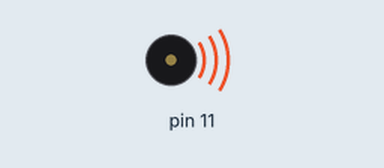
Recording of a sketch running on a simulated Arduino Uno, built with avr-gcc and run on an emulated ATmega328P. Parts: buzzer (waves = sounding).

Above: at 0.1 s.
At 76.1 s:
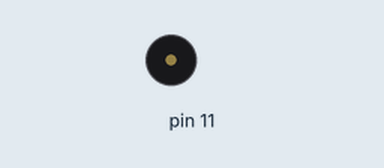
Timing chart, 0 to 77.6 s (numbered marks = the images above):
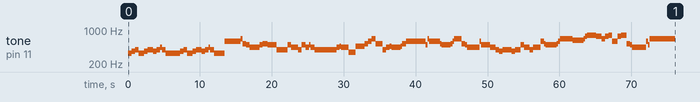

The sketch:

Dragon_Ball_Z_boku_tachi_wa_tenshi_song.ino
```cpp
void song(int buzzerPin){

  tone(buzzerPin, 330);
  delay(249);
  noTone(buzzerPin);

  tone(buzzerPin, 330);
  delay(249);
  noTone(buzzerPin);

  tone(buzzerPin, 370);
  delay(499);
  noTone(buzzerPin);

  tone(buzzerPin, 392);
  delay(499);
  noTone(buzzerPin);

  tone(buzzerPin, 330);
  delay(249);
  noTone(buzzerPin);

  tone(buzzerPin, 330);
  delay(249);
  noTone(buzzerPin);

  tone(buzzerPin, 330);
  delay(249);
  noTone(buzzerPin);

  tone(buzzerPin, 370);
  delay(499);
  noTone(buzzerPin);

  tone(buzzerPin, 392);
  delay(749);
  noTone(buzzerPin);

  tone(buzzerPin, 370);
  delay(499);
  noTone(buzzerPin);

  tone(buzzerPin, 392);
  delay(499);
  noTone(buzzerPin);

  tone(buzzerPin, 440);
  delay(249);
  noTone(buzzerPin);

  tone(buzzerPin, 392);
  delay(499);
  noTone(buzzerPin);

  tone(buzzerPin, 330);
  delay(249);
  noTone(buzzerPin);

  tone(buzzerPin, 330);
  delay(249);
  noTone(buzzerPin);

  tone(buzzerPin, 330);
  delay(999);
  noTone(buzzerPin);

  tone(buzzerPin, 330);
  delay(249);
  noTone(buzzerPin);

  tone(buzzerPin, 330);
  delay(249);
  noTone(buzzerPin);

  tone(buzzerPin, 370);
  delay(499);
  noTone(buzzerPin);

  tone(buzzerPin, 392);
  delay(499);
  noTone(buzzerPin);

  tone(buzzerPin, 330);
  delay(249);
  noTone(buzzerPin);

  tone(buzzerPin, 330);
  delay(249);
  noTone(buzzerPin);

  tone(buzzerPin, 330);
  delay(249);
  noTone(buzzerPin);

  tone(buzzerPin, 370);
  delay(499);
  noTone(buzzerPin);

  tone(buzzerPin, 392);
  delay(749);
  noTone(buzzerPin);

  tone(buzzerPin, 370);
  delay(499);
  noTone(buzzerPin);

  tone(buzzerPin, 392);
  delay(499);
  noTone(buzzerPin);

  tone(buzzerPin, 440);
  delay(249);
  noTone(buzzerPin);

  tone(buzzerPin, 392);
  delay(499);
  noTone(buzzerPin);

  tone(buzzerPin, 330);
  delay(249);
  noTone(buzzerPin);

  tone(buzzerPin, 330);
  delay(249);
  noTone(buzzerPin);

  tone(buzzerPin, 330);
  delay(999);
  noTone(buzzerPin);

  tone(buzzerPin, 587);
  delay(249);
  noTone(buzzerPin);

  tone(buzzerPin, 587);
  delay(249);
  noTone(buzzerPin);

  tone(buzzerPin, 587);
  delay(499);
  noTone(buzzerPin);

  tone(buzzerPin, 587);
  delay(249);
  noTone(buzzerPin);

  tone(buzzerPin, 587);
  delay(249);
  noTone(buzzerPin);

  tone(buzzerPin, 587);
  delay(249);
  noTone(buzzerPin);

  tone(buzzerPin, 587);
  delay(499);
  noTone(buzzerPin);

  tone(buzzerPin, 659);
  delay(249);
  noTone(buzzerPin);

  tone(buzzerPin, 523);
  delay(499);
  noTone(buzzerPin);

  tone(buzzerPin, 494);
  delay(499);
  noTone(buzzerPin);

  tone(buzzerPin, 440);
  delay(999);
  noTone(buzzerPin);

  tone(buzzerPin, 440);
  delay(374);
  noTone(buzzerPin);

  tone(buzzerPin, 494);
  delay(374);
  noTone(buzzerPin);

  tone(buzzerPin, 523);
  delay(249);
  noTone(buzzerPin);

  tone(buzzerPin, 523);
  delay(499);
  noTone(buzzerPin);

  tone(buzzerPin, 494);
  delay(249);
  noTone(buzzerPin);

  tone(buzzerPin, 494);
  delay(999);
  noTone(buzzerPin);

  tone(buzzerPin, 392);
  delay(499);
  noTone(buzzerPin);

  tone(buzzerPin, 392);
  delay(249);
  noTone(buzzerPin);

  tone(buzzerPin, 392);
  delay(249);
  noTone(buzzerPin);

  tone(buzzerPin, 392);
  delay(249);
  noTone(buzzerPin);

  tone(buzzerPin, 392);
  delay(249);
  noTone(buzzerPin);

  tone(buzzerPin, 494);
  delay(499);
  noTone(buzzerPin);

  tone(buzzerPin, 440);
  delay(499);
  noTone(buzzerPin);

  tone(buzzerPin, 440);
  delay(499);
  noTone(buzzerPin);

  tone(buzzerPin, 392);
  delay(499);
  noTone(buzzerPin);

  tone(buzzerPin, 494);
  delay(499);
  noTone(buzzerPin);

  tone(buzzerPin, 440);
  delay(249);
  noTone(buzzerPin);

  tone(buzzerPin, 440);
  delay(249);
  noTone(buzzerPin);

  tone(buzzerPin, 494);
  delay(249);
  noTone(buzzerPin);

  tone(buzzerPin, 440);
  delay(499);
  noTone(buzzerPin);

  tone(buzzerPin, 392);
  delay(249);
  noTone(buzzerPin);

  tone(buzzerPin, 392);
  delay(1499);
  noTone(buzzerPin);

  tone(buzzerPin, 392);
  delay(999);
  noTone(buzzerPin);

  tone(buzzerPin, 392);
  delay(374);
  noTone(buzzerPin);

  tone(buzzerPin, 440);
  delay(374);
  noTone(buzzerPin);

  tone(buzzerPin, 466);
  delay(249);
  noTone(buzzerPin);

  tone(buzzerPin, 440);
  delay(999);
  noTone(buzzerPin);

  tone(buzzerPin, 349);
  delay(999);
  noTone(buzzerPin);

  tone(buzzerPin, 466);
  delay(499);
  noTone(buzzerPin);

  tone(buzzerPin, 466);
  delay(249);
  noTone(buzzerPin);

  tone(buzzerPin, 466);
  delay(499);
  noTone(buzzerPin);

  tone(buzzerPin, 523);
  delay(499);
  noTone(buzzerPin);

  tone(buzzerPin, 587);
  delay(499);
  noTone(buzzerPin);

  tone(buzzerPin, 659);
  delay(499);
  noTone(buzzerPin);

  tone(buzzerPin, 523);
  delay(999);
  noTone(buzzerPin);

  tone(buzzerPin, 392);
  delay(499);
  noTone(buzzerPin);

  tone(buzzerPin, 440);
  delay(499);
  noTone(buzzerPin);

  tone(buzzerPin, 466);
  delay(249);
  noTone(buzzerPin);

  tone(buzzerPin, 440);
  delay(499);
  noTone(buzzerPin);

  tone(buzzerPin, 440);
  delay(249);
  noTone(buzzerPin);

  tone(buzzerPin, 440);
  delay(249);
  noTone(buzzerPin);

  tone(buzzerPin, 440);
  delay(249);
  noTone(buzzerPin);

  tone(buzzerPin, 466);
  delay(249);
  noTone(buzzerPin);

  tone(buzzerPin, 523);
  delay(499);
  noTone(buzzerPin);

  tone(buzzerPin, 587);
  delay(2499);
  noTone(buzzerPin);

  tone(buzzerPin, 587);
  delay(249);
  noTone(buzzerPin);

  tone(buzzerPin, 494);
  delay(249);
  noTone(buzzerPin);

  tone(buzzerPin, 659);
  delay(249);
  noTone(buzzerPin);

  tone(buzzerPin, 587);
  delay(499);
  noTone(buzzerPin);

  tone(buzzerPin, 587);
  delay(499);
  noTone(buzzerPin);

  tone(buzzerPin, 587);
  delay(249);
  noTone(buzzerPin);

  tone(buzzerPin, 587);
  delay(249);
  noTone(buzzerPin);

  tone(buzzerPin, 523);
  delay(249);
  noTone(buzzerPin);

  tone(buzzerPin, 494);
  delay(499);
  noTone(buzzerPin);

  tone(buzzerPin, 494);
  delay(499);
  noTone(buzzerPin);

  tone(buzzerPin, 494);
  delay(249);
  noTone(buzzerPin);

  tone(buzzerPin, 523);
  delay(249);
  noTone(buzzerPin);

  tone(buzzerPin, 587);
  delay(249);
  noTone(buzzerPin);

  tone(buzzerPin, 659);
  delay(999);
  noTone(buzzerPin);

  tone(buzzerPin, 523);
  delay(499);
  noTone(buzzerPin);

  tone(buzzerPin, 494);
  delay(249);
  noTone(buzzerPin);

  tone(buzzerPin, 440);
  delay(499);
  noTone(buzzerPin);

  tone(buzzerPin, 440);
  delay(249);
  noTone(buzzerPin);

  tone(buzzerPin, 440);
  delay(249);
  noTone(buzzerPin);

  tone(buzzerPin, 440);
  delay(249);
  noTone(buzzerPin);

  tone(buzzerPin, 440);
  delay(249);
  noTone(buzzerPin);

  tone(buzzerPin, 440);
  delay(249);
  noTone(buzzerPin);

  tone(buzzerPin, 587);
  delay(249);
  noTone(buzzerPin);

  tone(buzzerPin, 494);
  delay(999);
  noTone(buzzerPin);

  tone(buzzerPin, 494);
  delay(249);
  noTone(buzzerPin);

  tone(buzzerPin, 440);
  delay(749);
  noTone(buzzerPin);

  tone(buzzerPin, 392);
  delay(499);
  noTone(buzzerPin);

  tone(buzzerPin, 370);
  delay(499);
  noTone(buzzerPin);

  tone(buzzerPin, 392);
  delay(249);
  noTone(buzzerPin);

  tone(buzzerPin, 392);
  delay(499);
  noTone(buzzerPin);

  tone(buzzerPin, 392);
  delay(249);
  noTone(buzzerPin);

  tone(buzzerPin, 392);
  delay(249);
  noTone(buzzerPin);

  tone(buzzerPin, 370);
  delay(499);
  noTone(buzzerPin);

  tone(buzzerPin, 392);
  delay(249);
  noTone(buzzerPin);

  tone(buzzerPin, 392);
  delay(249);
  noTone(buzzerPin);

  tone(buzzerPin, 392);
  delay(249);
  noTone(buzzerPin);

  tone(buzzerPin, 494);
  delay(499);
  noTone(buzzerPin);

  tone(buzzerPin, 440);
  delay(249);
  noTone(buzzerPin);

  tone(buzzerPin, 440);
  delay(499);
  noTone(buzzerPin);

  tone(buzzerPin, 392);
  delay(499);
  noTone(buzzerPin);

  tone(buzzerPin, 440);
  delay(999);
  noTone(buzzerPin);

  tone(buzzerPin, 587);
  delay(249);
  noTone(buzzerPin);

  tone(buzzerPin, 587);
  delay(249);
  noTone(buzzerPin);

  tone(buzzerPin, 523);
  delay(249);
  noTone(buzzerPin);

  tone(buzzerPin, 494);
  delay(499);
  noTone(buzzerPin);

  tone(buzzerPin, 494);
  delay(499);
  noTone(buzzerPin);

  tone(buzzerPin, 494);
  delay(249);
  noTone(buzzerPin);

  tone(buzzerPin, 494);
  delay(249);
  noTone(buzzerPin);

  tone(buzzerPin, 523);
  delay(249);
  noTone(buzzerPin);

  tone(buzzerPin, 587);
  delay(249);
  noTone(buzzerPin);

  tone(buzzerPin, 659);
  delay(999);
  noTone(buzzerPin);

  tone(buzzerPin, 659);
  delay(499);
  noTone(buzzerPin);

  tone(buzzerPin, 659);
  delay(249);
  noTone(buzzerPin);

  tone(buzzerPin, 622);
  delay(499);
  noTone(buzzerPin);

  tone(buzzerPin, 622);
  delay(249);
  noTone(buzzerPin);

  tone(buzzerPin, 622);
  delay(249);
  noTone(buzzerPin);

  tone(buzzerPin, 622);
  delay(249);
  noTone(buzzerPin);

  tone(buzzerPin, 622);
  delay(249);
  noTone(buzzerPin);

  tone(buzzerPin, 659);
  delay(249);
  noTone(buzzerPin);

  tone(buzzerPin, 740);
  delay(249);
  noTone(buzzerPin);

  tone(buzzerPin, 784);
  delay(999);
  noTone(buzzerPin);

  tone(buzzerPin, 784);
  delay(249);
  noTone(buzzerPin);

  tone(buzzerPin, 740);
  delay(749);
  noTone(buzzerPin);

  tone(buzzerPin, 659);
  delay(499);
  noTone(buzzerPin);

  tone(buzzerPin, 740);
  delay(499);
  noTone(buzzerPin);

  tone(buzzerPin, 784);
  delay(499);
  noTone(buzzerPin);

  tone(buzzerPin, 587);
  delay(499);
  noTone(buzzerPin);

  tone(buzzerPin, 587);
  delay(249);
  noTone(buzzerPin);

  tone(buzzerPin, 740);
  delay(499);
  noTone(buzzerPin);

  tone(buzzerPin, 784);
  delay(749);
  noTone(buzzerPin);

  tone(buzzerPin, 523);
  delay(499);
  noTone(buzzerPin);

  tone(buzzerPin, 494);
  delay(249);
  noTone(buzzerPin);

  tone(buzzerPin, 440);
  delay(1999);
  noTone(buzzerPin);

  tone(buzzerPin, 587);
  delay(249);
  noTone(buzzerPin);

  tone(buzzerPin, 494);
  delay(249);
  noTone(buzzerPin);

  tone(buzzerPin, 659);
  delay(3499);
  noTone(buzzerPin);
}

void setup() {
  // put your setup code here, to run once:
  // call the song function with digital pin
  song(11);
}

void loop() {
  // put your main code here, to run repeatedly:
}
```
